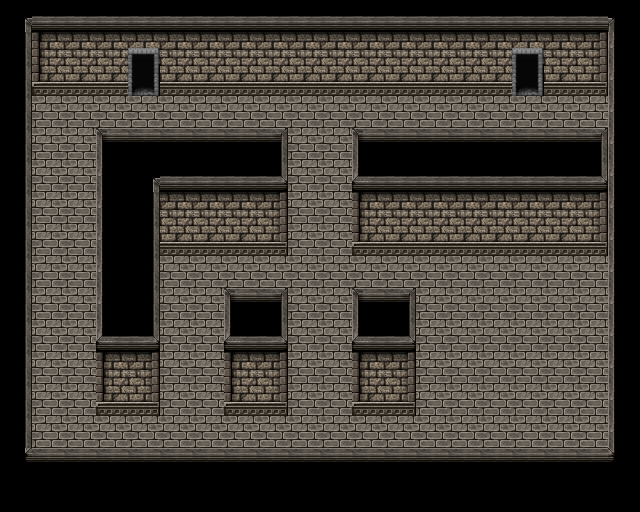

Rendered tile map (Tiled .tmx) drawn with the repository's tilesets; below, a short description and the map source with its tile grids summarised:
An orthogonal 20x16 tile map with 32x32 px tiles, 4 tile layers (ground, ground2, terrain1, terrain2), 2 tilesets and 25 objects (portal1, portal2, pics1, pics2, pics4, ...).

<map version="1.0" tiledversion="1.0.3" orientation="orthogonal" renderorder="right-up" width="20" height="16" tilewidth="32" tileheight="32" nextobjectid="33">
 <properties>
  <property name="music" value="THEME_FOREST" />
 </properties>
 <tileset firstgid="1" source="Celianna_TileA4.tsx" />
 <tileset firstgid="514" source="terrain.tsx" />
 <layer name="ground" width="20" height="16">
  <data>[320 cells, 302 non-empty, 9 distinct tile ids]</data>
 </layer>
 <objectgroup name="interactions">
  <object id="1" name="portal1" gid="559" x="128" y="104" width="32" height="32" />
  <object id="2" name="portal2" gid="559" x="510" y="100" width="32" height="32" />
  <object id="4" name="pics1" gid="559" x="253" y="146" width="32" height="32" />
  <object id="5" name="pics2" gid="559" x="355" y="145" width="32" height="32" />
  <object id="8" name="pics4" gid="559" x="367" y="299" width="32" height="32" />
  <object id="9" name="pics3" gid="559" x="304" y="463" width="32" height="32" />
  <object id="10" name="ghost1" gid="559" x="469" y="128" width="32" height="32" />
  <object id="15" name="activator1" gid="559" x="447" y="273" width="32" height="32" />
  <object id="18" name="activator2" gid="559" x="451" y="355" width="32" height="32" />
 </objectgroup>
 <objectgroup name="path">
  <object id="11" name="ghost1_path1" x="486" y="121">
   <polyline points="0,0 -291,-1" />
  </object>
  <object id="13" name="ghost1_path2" x="305" y="121">
   <properties>
    <property name="isLoopReversing" type="bool" value="true" />
   </properties>
   <polyline points="-3,-6 -1,272" />
  </object>
 </objectgroup>
 <objectgroup name="items" />
 <objectgroup name="zindex">
  <object id="28" x="98" y="126" width="188" height="117" />
  <object id="29" x="354" y="129" width="252" height="111" />
  <object id="30" x="225" y="289" width="62" height="110" />
  <object id="31" x="352" y="289" width="63" height="109" />
  <object id="32" x="23" y="448" width="590" height="55" />
 </objectgroup>
 <objectgroup name="collision">
  <object id="19" x="2" y="0" width="637" height="93" />
  <object id="20" x="-1" y="92" width="31" height="387" />
  <object id="21" x="609" y="97" width="29" height="380" />
  <object id="22" x="-2" y="472" width="639" height="41" />
  <object id="23" x="99" y="149" width="188" height="104" />
  <object id="24" x="353" y="148" width="257" height="107" />
  <object id="25" x="98" y="255" width="62" height="159" />
  <object id="26" x="224" y="311" width="63" height="103" />
  <object id="27" x="354" y="309" width="60" height="105" />
 </objectgroup>
 <layer name="ground2" width="20" height="16">
  <data>[320 cells, 78 non-empty, 10 distinct tile ids]</data>
 </layer>
 <layer name="terrain1" width="20" height="16">
  <data>[320 cells, 38 non-empty, 2 distinct tile ids]</data>
 </layer>
 <layer name="terrain2" width="20" height="16">
  <data>[320 cells, 36 non-empty, 3 distinct tile ids]</data>
 </layer>
</map>
